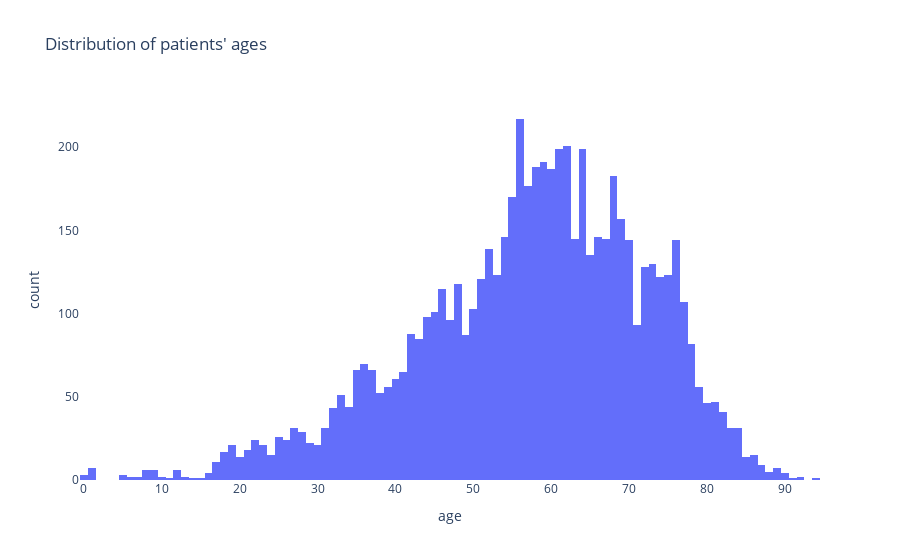

Notebook code for this chart:
### Code cell
fig.update_layout(plot_bgcolor="white", paper_bgcolor="white")
fig.show()

### Figure 1 — Plotly figure (JSON) as saved in the notebook; plotly's stock layout.template omitted (floating-point values rounded to 4 significant figures; data arrays with more than 128 entries replaced by an {"elided": "..."} marker saying what was removed)
{"data": [{"alignmentgroup": "True", "bingroup": "x", "hovertemplate": "age=%{x}<br>count=%{y}<extra></extra>", "legendgroup": "", "marker": {"color": "#636efa", "pattern": {"shape": ""}}, "name": "", "offsetgroup": "", "orientation": "v", "showlegend": false, "type": "histogram", "x": {"elided": "6388 float values"}, "xaxis": "x", "yaxis": "y"}], "layout": {"barmode": "relative", "legend": {"tracegroupgap": 0}, "paper_bgcolor": "white", "plot_bgcolor": "white", "title": {"text": "Distribution of patients' ages"}, "xaxis": {"anchor": "y", "domain": [0, 1], "title": {"text": "age"}}, "yaxis": {"anchor": "x", "domain": [0, 1], "title": {"text": "count"}}}}
